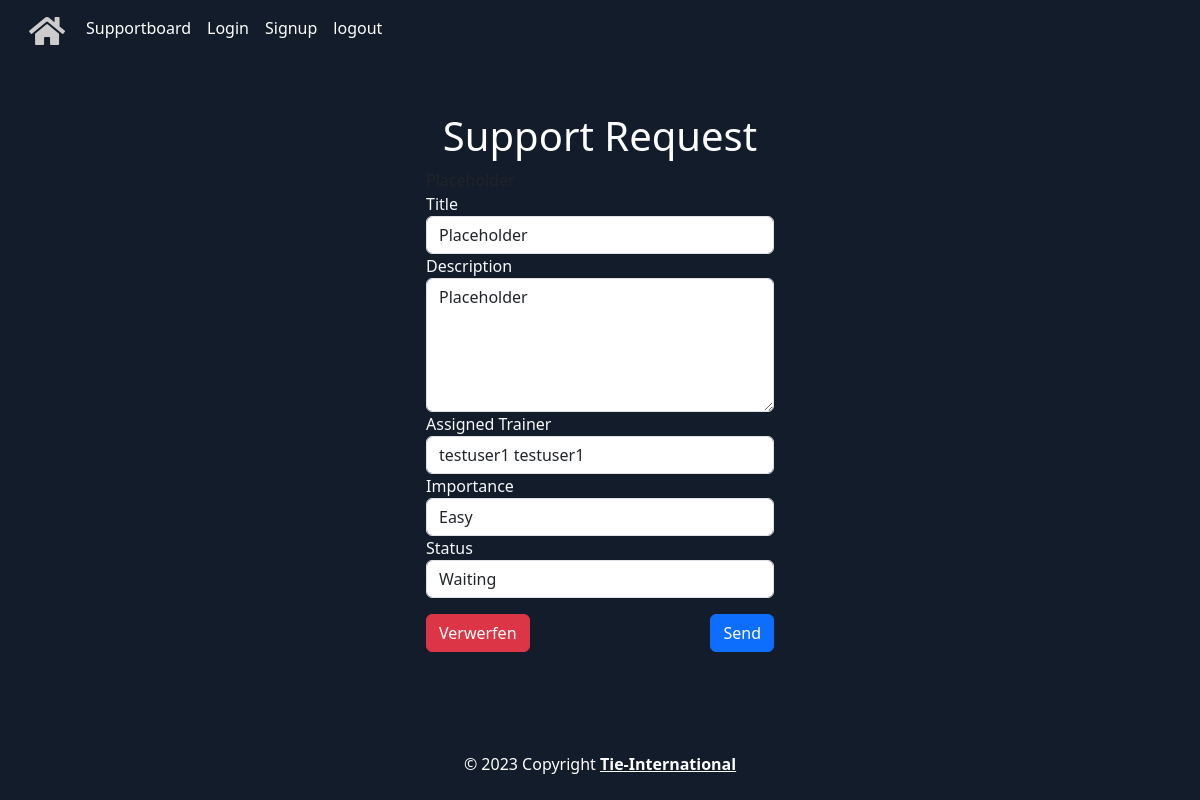
The page /supportboard/update/66 on the database as committed earlier.
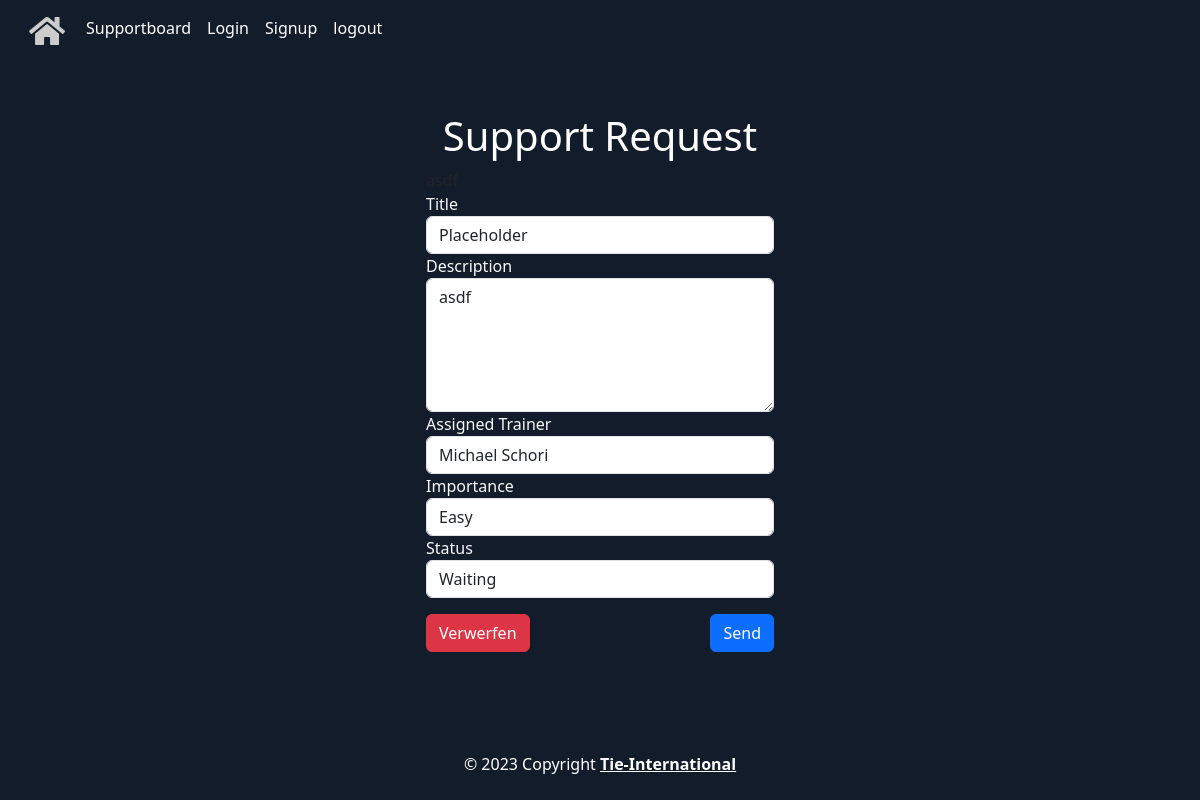
The same page on the database as committed later.
### supportboard/models.py (models this page shows, shortened)
class SupportRequest(models.Model):
    IMPORTANCE_CHOICES = [
        ('Easy', 'Easy'),
        ('Medium', 'Medium'),
        ('Difficult', 'Difficult'),
    ]
    STATUS_CHOICES = [
        ('Active', 'Active'),
        ('Waiting', 'Waiting'),
        ('Done', 'Done'),
    ]
    title = models.CharField(max_length=254)
    description = models.TextField(max_length=300)
    creation_date = models.DateTimeField(auto_now_add=True)
    creator = models.ForeignKey(User, on_delete=models.CASCADE)
    assigned_trainer = models.ForeignKey(User, on_delete=models.CASCADE, related_name='assigned_trainer', null=True)
    status = models.CharField(max_length=254, choices=STATUS_CHOICES, default='Open')
    importance = models.CharField(max_length=254, choices=IMPORTANCE_CHOICES, default='Easy')

### supportboard/views.py (the view)
# urls.py: path('update/<int:pk>', views.update_support_request, name='update'),
def update_support_request(request, pk):
    try:
        support_request_object = SupportRequest.objects.get(id=pk)
    except SupportRequest.DoesNotExist:
        return redirect('list')
    form = SupportRequestForm(instance=support_request_object)
    if request.method == 'POST':
        form = SupportRequestForm(request.POST, instance=support_request_object)
        if form.is_valid():
            form.save()
            return redirect('list')
    return render(request, 'supportboard/support_request.html', {
        'form': form,
        'trainers': User.objects.filter(groups__name='Berufsbildner'),
        'importance_choices': SupportRequest.IMPORTANCE_CHOICES,
        'status_choices': SupportRequest.STATUS_CHOICES
    })

### supportboard/forms.py
class SupportRequestForm(forms.ModelForm):
    class Meta:
        model = SupportRequest
        exclude = ['creation_date', 'creator']

### templates/supportboard/support_request.html (shortened to what this page needs)
{% extends 'base.html' %}
{% block content %}
    <div class="container">
        <div class="row justify-content-center">
            <div class="col-sm-4 mx-auto">
                <h1 class="text-center mt-3" style="color: white">Support Request</h1>
                <form method="post">
                    <div class="form-group">
                        <label for="{{ form.title.id_for_label }}" class="text-light">Title</label>
                        <input id="{{ form.title.id_for_label }}" type="text" placeholder="Title"
                               name="{{ form.title.html_name }}" class="form-control"
                               value="{{ form.title.value|default:'' }}">
                    </div>
                    <div class="form-group">
                        <label for="{{ form.description.id_for_label }}" class="text-light">Description</label>
                        <textarea id="{{ form.description.id_for_label }}" class="form-control" placeholder="short description"
                                  name="{{ form.description.html_name }}"
                                  rows="5">{{ form.description.value|default:'' }}</textarea>
                    </div>
                    <div class="form-group">
                        <label for="{{ form.assigned_trainer.id_for_label }}" class="text-light">Assigned
                            Trainer</label>
                        <select id="{{ form.assigned_trainer.id_for_label }}"
                                class="form-control {% if form.assigned_trainer.errors %}is-invalid{% endif %}"
                                name="{{ form.assigned_trainer.html_name }}">
                            {% for trainer in trainers %}
                                <option value="{{ trainer.id }}"
                                        {% if form.assigned_trainer.value == trainer.id %}selected{% endif %}>
                                    {{ trainer.first_name }} {{ trainer.last_name }}
                                </option>
                            {% endfor %}
                        </select>
                    </div>
                    <div class="form-group">
                        <label for="{{ form.importance.id_for_label }}" class="text-light">Importance</label>
                        <select id="{{ form.importance.id_for_label }}"
                                class="form-control {% if form.importance.errors %}is-invalid{% endif %}"
                                name="{{ form.importance.html_name }}">
                            {% for ic in importance_choices %}
                                <option value="{{ ic.0 }}" {% if form.importance.value == ic.0 %}selected{% endif %}>
                                    {{ ic.0 }}
                                </option>
                            {% endfor %}
                        </select>
                    </div>
                    <div class="form-group">
                        <label for="{{ form.status.id_for_label }}" class="text-light">Status</label>
                        <select id="{{ form.status.id_for_label }}"
                                class="form-control {% if form.status.errors %}is-invalid{% endif %}"
                                name="{{ form.status.html_name }}">
                            {% for sc in status_choices %}
                                <option value="{{ sc.0 }}" {% if form.status.value == sc.0 %}selected{% endif %}>
                                    {{ sc.0 }}
                                </option>
                            {% endfor %}
                        </select>
                    </div>
                    <div class="row mt-3">
                        <div class="col-6">
                            <button type="reset" class="btn btn-danger btn-block">Verwerfen</button>
                        </div>
                        <div class="col-6 right">
                            <button type="submit" class="btn btn-primary btn-block">Send</button>
                        </div>
                    </div>
                </form>
            </div>
        </div>
    </div>
{% endblock %}

Rows that differ between the two databases and show on the page:
changed SupportRequest "Placeholder": description "Placeholder" → "asdf"
Other text that changed with them:
form field assigned_trainer: "testuser1 testuser1" → "Michael Schori"
